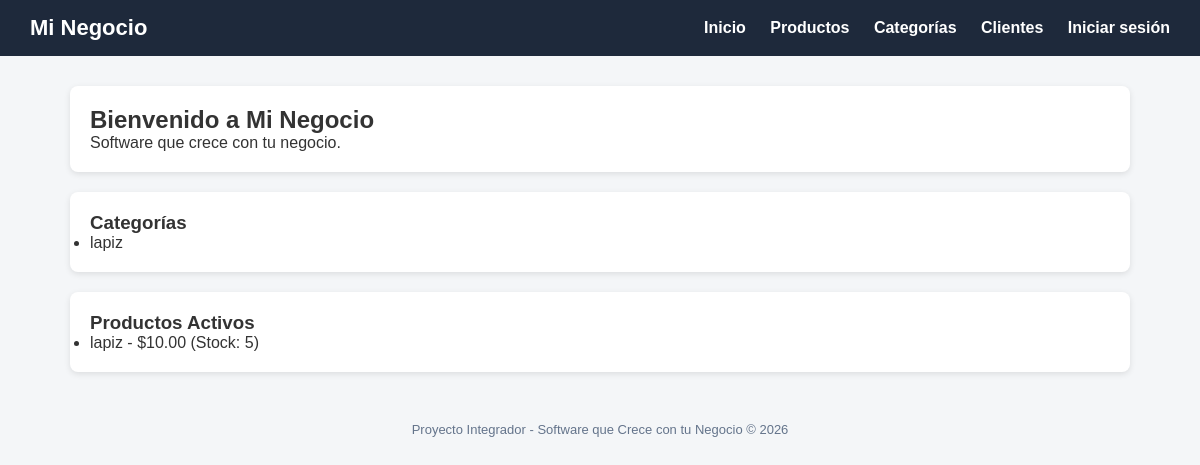
The page / on the database its author committed.
### tienda/models.py (models this page shows, shortened)
class Categoria(models.Model):
    nombre = models.CharField(max_length=100)
    descripcion = models.TextField(blank=True, null=True)
    class Meta:
        verbose_name = "Categoria"
        verbose_name_plural = "Categorías"

class Producto(models.Model):
    nombre = models.CharField(max_length=200)
    descripcion = models.TextField(blank=True, null=True)
    precio = models.DecimalField(max_digits=10, decimal_places=2)
    stock = models.IntegerField(default=0)
    categoria = models.ForeignKey(Categoria, on_delete=models.CASCADE)
    fecha_creacion = models.DateTimeField(auto_now_add=True)
    activo = models.BooleanField(default=True)
    class Meta:
        verbose_name = "Producto"
        verbose_name_plural = "Productos"
        ordering = ['nombre']

### tienda/views.py (the view)
# urls.py: path('', views.inicio, name='inicio'),
def inicio(request):
    productos = Producto.objects.filter(activo=True)
    categorias = Categoria.objects.all()
    return render(request, 'tienda/inicio.html', {
        'productos': productos,
        'categorias': categorias
    })

### tienda/templates/tienda/inicio.html (shortened to what this page needs)
{% extends 'base.html' %}
{% block content %}
    <div class="card">
        <h2>Bienvenido a Mi Negocio</h2>
        <p>Software que crece con tu negocio.</p>
    </div>
    <div class="card">
        <h3>Categorías</h3>
        <ul>
            {% for categoria in categorias %}
                <li>{{ categoria.nombre }}</li>
            {% empty %}
                <li>No hay categorías registradas.</li>
            {% endfor %}
        </ul>
    </div>
    <div class="card">
        <h3>Productos Activos</h3>
        <ul>
            {% for producto in productos %}
                <li>{{ producto.nombre }} - ${{ producto.precio }} (Stock: {{ producto.stock }})</li>
            {% empty %}
                <li>No hay productos activos.</li>
            {% endfor %}
        </ul>
    </div>
{% endblock %}

### tienda/templates/base.html (style rules this page uses)
* { margin: 0; padding: 0; box-sizing: border-box; }
body { font-family: Arial, sans-serif; background: #f4f6f8; color: #333; }
.card { background: #fff; border-radius: 8px; padding: 20px; box-shadow: 0 2px 6px rgba(0,0,0,0.1); margin-bottom: 20px; }

### rows shown on the page
Categoria: nombre "lapiz"
Producto: nombre "lapiz", precio "10.00", stock "5"
